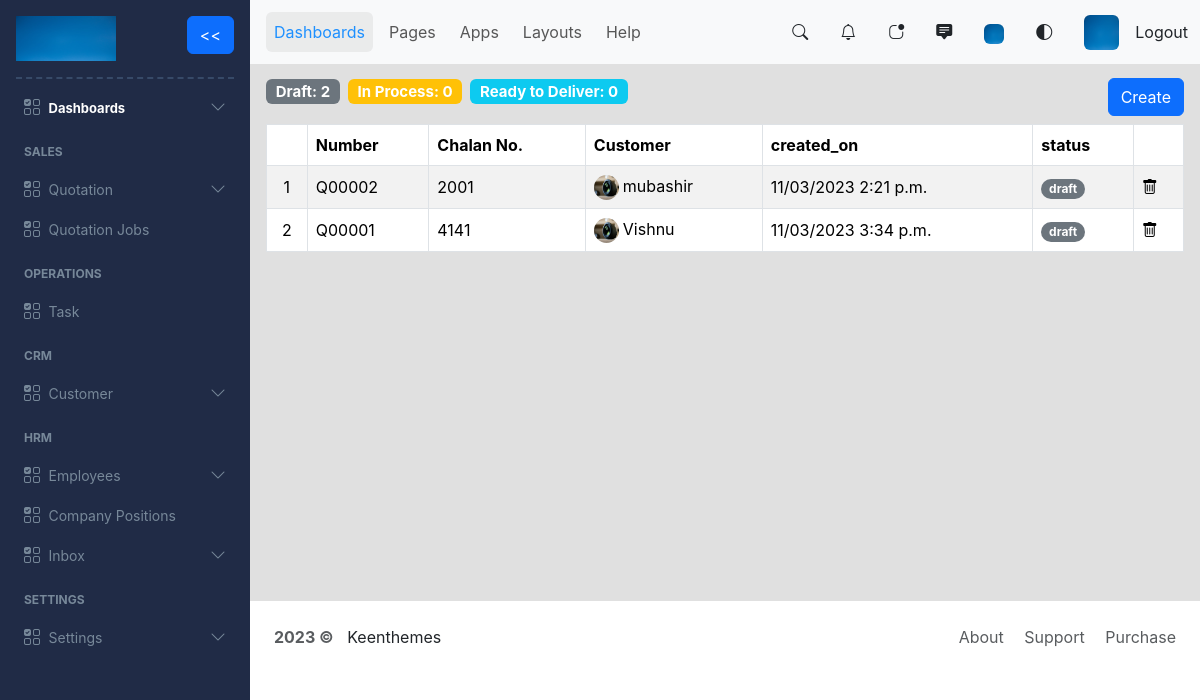
The app's page /view_quotations (signed in), older data.
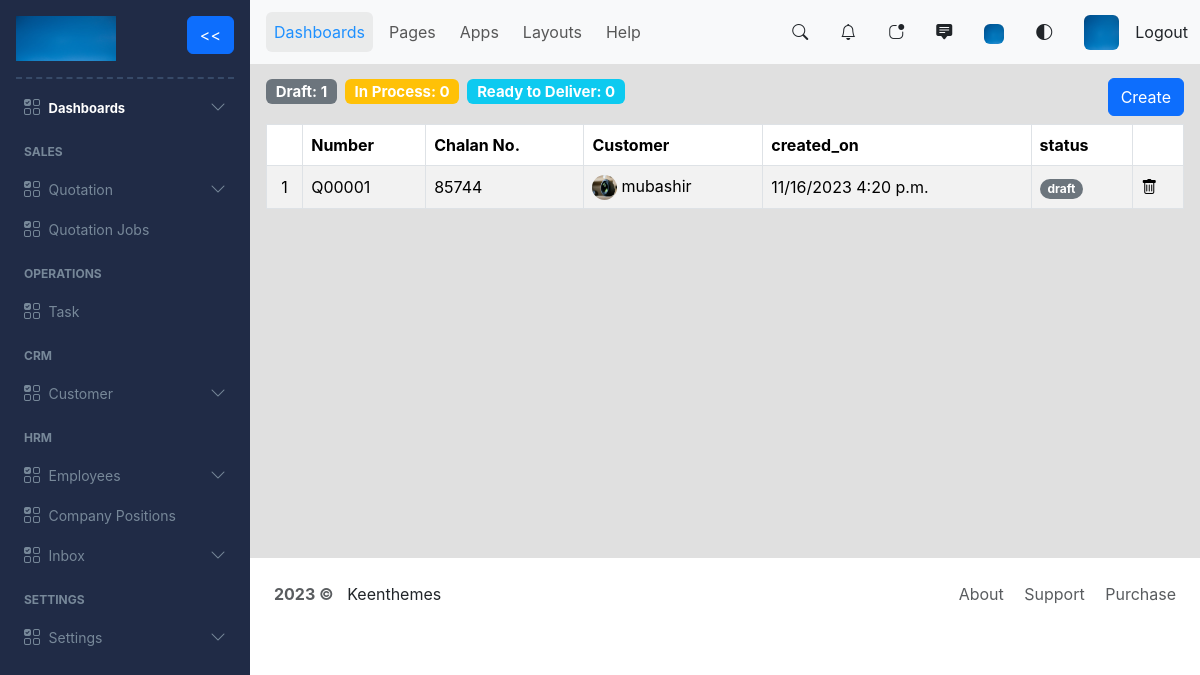
The same page, newer data.
### myapp/models.py (models this page shows, shortened)
class Quotation(models.Model):
    status_choices=( ('draft', 'Draft'), ('in_process', 'In Process'), ('ready_to_deliver', 'Ready to Deliver'), ('delivered_successfully', 'Delivered Successfully') )
    id = models.UUIDField(primary_key=True, default=uuid.uuid4, unique=True, editable=False)
    customer_id = models.ForeignKey(Customer, on_delete=models.CASCADE)
    chalan_no = models.IntegerField(null=False, blank=True)
    created_on = models.DateTimeField(default=timezone.now ,null=False, blank=False)
    status = models.CharField(max_length=50, choices=status_choices, default='draft')
    sequential_code = models.CharField(max_length=50, null=True, blank=True, unique=True)

class Customer(models.Model):
    id = models.UUIDField(primary_key=True, default=uuid.uuid4, unique=True, editable=False)
    name = models.CharField(max_length=30)
    address = models.CharField(max_length=150)
    contact = models.IntegerField()
    email = models.EmailField()
    profile_image = models.ImageField(null=True, blank=True, upload_to="profiles/")

### myapp/views.py (the view)
# urls.py: path('view_quotations', views.viewQuotations, name='view_quotations'),
@login_required
def viewQuotations(request):
    quotations = Quotation.objects.all()
    draft_quotation = len(Quotation.objects.filter(status = 'draft'))
    in_process_quotation = len(Quotation.objects.filter(status = 'in_process'))
    ready_to_deliver_quotation = len(Quotation.objects.filter(status = 'ready_to_deliver'))
    quotations_exist = quotations.exists()
    return render(request, "quotation/view_quotations.html", {'quotations': quotations, 'quotations_exist': quotations_exist, 'draft_quotation': draft_quotation, 'in_process_quotation': in_process_quotation, 'ready_to_deliver_quotation': ready_to_deliver_quotation})

### myapp/templates/quotation/view_quotations.html (shortened to what this page needs)
{% extends 'index.html' %}
{% block content %}
{% load static %}
<div class='d-flex justify-content-between'>
    <div class="d-flex">
        <h5> <span class="badge bg-secondary">Draft: {{ draft_quotation }} </span> </h5>
        <h5> <span class="badge bg-warning ms-2">In Process: {{ in_process_quotation }} </span> </h5>
        <h5> <span class="badge bg-info ms-2">Ready to Deliver: {{ ready_to_deliver_quotation }} </span> </h5>
    </div>
    <div>
        <a href = "{% url 'create_quotation' %}"class="btn btn-primary">Create</a>
    </div>
</div>
{% if quotations_exist %}
<div class='table-responsive'>
    <table class="table table-striped mt-2 align-middle table-bordered">
        <thead>
        <tr>
            <th scope="col"></th>
            <th scope="col">Number</th>
            <th scope="col">Chalan No.</th>
            <th scope="col">Customer</th>
            <th scope="col">created_on</th>
            <th scope="col">status</th>
            <th scope="col"></th>
        </tr>
        </thead>
        <tbody>
        {% for quotation in quotations %}
            <tr style="height: 42px;">
                <td class="text-center">{{forloop.counter}}</td>
                <td><a href="{% url 'update_quotation' quotation.id %}" style="text-decoration: none; color: black;">{{quotation.sequential_code}}</a></td>
                <td><a href="{% url 'update_quotation' quotation.id %}" style="text-decoration: none; color: black;">{{quotation.chalan_no}}</a></td>
                <td><a href="{% url 'update_quotation' quotation.id %}" style="text-decoration: none; color: black;">
                    {% if quotation.customer_id.profile_image %}
                        <img src="{{quotation.customer_id.profile_image.url}}" alt="Profile not loading..." class="me-1" style="width: 25px; height: 25px; border-radius: 50%;">{{quotation.customer_id.name}}
                    {% else %}
                        <img src="{% static 'image/default.png' %}" alt="Profile not loading..." class="me-1" style="width: 25px; height: 25px; border-radius: 50%;">{{quotation.customer_id.name}}
                    {% endif %}
                </a>
                </td>
                <td><a href="{% url 'update_quotation' quotation.id %}" style="text-decoration: none; color: black;">{{quotation.created_on|date:"m/d/Y g:i a" }}</a></td>
                <td><a href="{% url 'update_quotation' quotation.id %}" style="text-decoration: none; color: black;">
                    {% if quotation.status == 'draft' %}
                        <span class="badge bg-secondary rounded-pill">{{quotation.status}}</span>
                    {% elif quotation.status == 'in_process' %}
                        <span class="badge bg-warning rounded-pill">{{quotation.status}}</span>
                    {% elif quotation.status == 'ready_to_deliver' %}
                        <span class="badge bg-info rounded-pill">{{quotation.status}}</span>
                    {% else %}
                        <span class="badge bg-success rounded-pill">{{quotation.status}}</span>
                    {% endif %}
                </a>
                </td>
                <td>
                    <a href="" class="deleteQuotation" data-bs-toggle="modal" data-bs-target="#deleteModal" data-bs-id="{{quotation.id}}" data-bs-name="{{ quotation.customer_id.name }}" data-bs-chalan="{{ quotation.chalan_no }}" style="color: black;"><i class="bi bi-trash"></i>
                    </a>
                </td>
            </tr>
        {% endfor %}
        </tbody>
    </table>
</div>
{% else %}
<div class="d-flex justify-content-center">
    <span class="pt-5">Empty quotations. <a href="{% url 'create_quotation' %}">Create</a> a new one.</span>
</div>
{% endif %}
{% endblock content %}

Row changes from the older to the newer data that the page shows:
removed Quotation: sequential_code "Q00002", chalan_no "2001", customer_id.profile_image (picture), customer_id.name "mubashir", created_on "11/03/2023 2:21 p.m.", status "draft"
removed Quotation: sequential_code "Q00001", chalan_no "4141", customer_id.profile_image (picture), customer_id.name "Vishnu", created_on "11/03/2023 3:34 p.m.", status "draft"
added Quotation: sequential_code "Q00001", chalan_no "85744", customer_id.profile_image (picture), customer_id.name "mubashir", created_on "11/16/2023 4:20 p.m.", status "draft"
Text that changed along with them:
{{ draft_quotation }}: "2" → "1"
